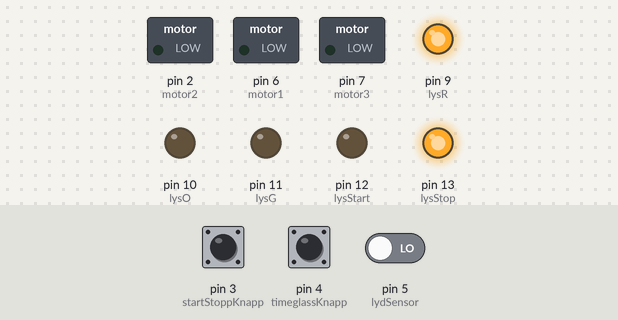
Bench run of a sketch on a simulated Arduino Uno, built with avr-gcc and run on an emulated ATmega328P. Parts: switched loads named in the sketch (green lamp = pin HIGH), output pins drawn as LEDs (lit = HIGH). Dashed ring = blinking. Inputs (shaded band) come from the test bench; at power-on: pin 3 (startStoppKnapp) HIGH, pin 5 (lydSensor) LOW, pin 4 (timeglassKnapp) HIGH.

Above: at 1.2 s.
1.3 s: pin 3 (startStoppKnapp) pulled LOW for 0.15 s
At 2.3 s:
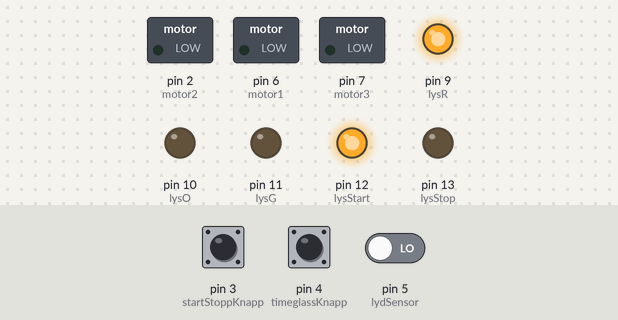
2.9 s: pin 5 (lydSensor) driven HIGH
At 4.85 s:
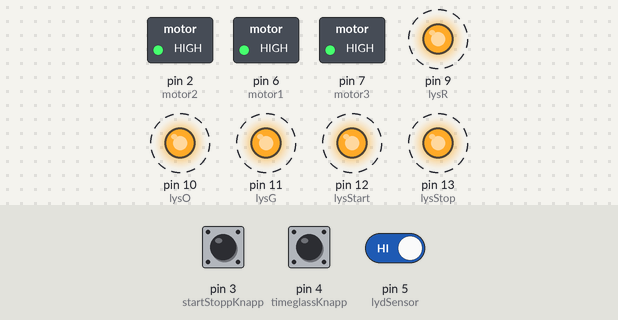
5.9 s: pin 4 (timeglassKnapp) pulled LOW for 1 s
8.9 s: pin 3 (startStoppKnapp) pulled LOW for 1 s
At 10.6 s:
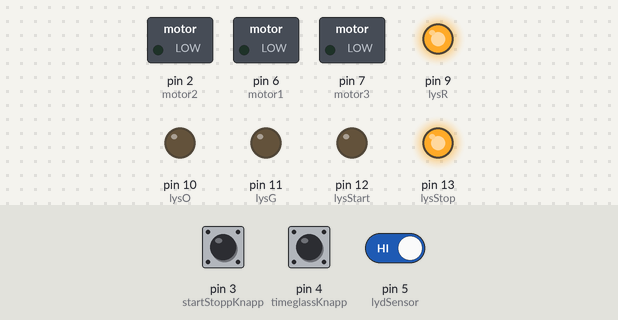
11.9 s: pin 3 (startStoppKnapp) pulled LOW for 3.2 s
At 15.8 s:
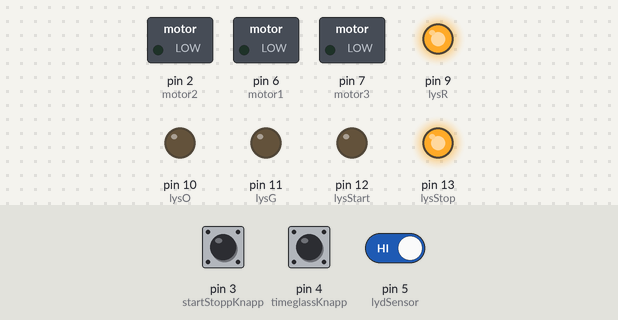
16.6 s: pin 4 (timeglassKnapp) pulled LOW for 3.2 s
At 20.6 s:
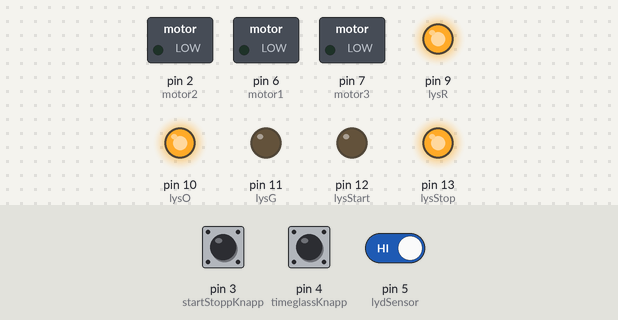
Timing chart, 0 to 22.1 s (numbered marks = the images above; inputs shaded):
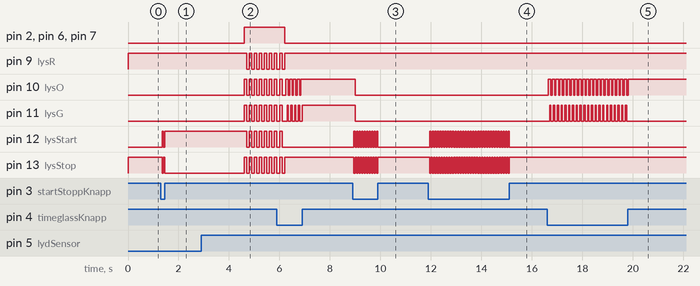

The sketch:

HysjKode.ino
```cpp
  //DEKLARERER ALLE KOMPONENTER SOM VARIABLER TIL PIN

  //LYS
  const int lysStart = 12;
  const int lysStop = 13;
  const int lysG = 11;
  const int lysO = 10;
  const int lysR = 9;

  //VIBRAJONSMOTOROER
  const int motor1 = 6;
  const int motor2 = 2;
  const int motor3 = 7;

  //LYDSENSOR
  const int lydSensor = 5;

  // KNAPPER
  const int startStoppKnapp = 3;
  int startStoppKnappStatus = 0;

  const int timeglassKnapp = 4;
  int timeglassKnappStatus = 0;


  // DEKLARERER OG INITIALISERER VARIABLER


  // Array med motorer
  int motorer[] = {motor1, motor2, motor3};

  // Array med lysdioder
  int lysDioder[] = {lysStart, lysStop, lysG, lysO, lysR};

  //(millis) Variabler
  unsigned long timeglass = 30000; //Timeglass start på 30 sekunder
  unsigned long startTidspunkt = 0;
  unsigned long diff = 0;
  unsigned long lydLaget = 0;

  //Blinking
  unsigned long forrigeBlink = 0;
  const long blinkInterval = 500; // 0.5 sekunder mellom blink
  int blinkStatus = LOW;

  //Boolske verdier
  boolean lydSensorVerdi = 0;
  boolean erIgang = false;


  void setup() {

  //SETTER PIN-MODE
    //lys
    pinMode(lysStop, OUTPUT);
    pinMode(lysStart, OUTPUT);
    pinMode(lysG, OUTPUT);
    pinMode(lysO, OUTPUT);
    pinMode(lysR, OUTPUT);

    //Vibrasjonsmotorer
    pinMode(motor1, OUTPUT);
    pinMode(motor2, OUTPUT);
    pinMode(motor3, OUTPUT);

    //Lydsensor
    pinMode(lydSensor, INPUT);

    //Knapper
    pinMode(startStoppKnapp, INPUT_PULLUP);
    pinMode(timeglassKnapp, INPUT_PULLUP);
  }


  // --------------- HJELPEMETODER ---------------

  void startSpill(){
      //oppdaterer start/stop lys (PÅ)
      digitalWrite(lysStart, HIGH);
      digitalWrite(lysStop, LOW);
  }

  void stoppSpill(){
      //oppdaterer start/stop lys (AV)
      digitalWrite(lysStart, LOW);
      digitalWrite(lysStop, HIGH);
  }


  /*
    Lyd laget
    Metoden lager lys og vibrasjonsmønster for å
    indikere at lydsensor oppfattet en lyd
  */
  void lyd() {
    for (int i = 0; i < 8; i++) {
      //Setter alle motorer HIGH
      for (int motor : motorer) {
        digitalWrite(motor, HIGH);
      }

      //Setter alle lys HIGH
      for (int lys : lysDioder) {
        digitalWrite(lys, HIGH);
      }
      delay(100);

      //Setter alle lys LOW
      for (int lys : lysDioder) {
          digitalWrite(lys, LOW);
        }
        delay(100);
    }

      //Setter alle motorer LOW
    for (int motor : motorer) {
        digitalWrite(motor, LOW);
      }
  }


  /*
    Runden ferdig
    Metoden lager lysmønster for å
    indikere at runden er ferdig (timeglass = 0)
  */
  void rundeFullfoert() {
      int teller = 0;

      for (int lys : lysDioder) {
        digitalWrite(lys, LOW);
      }

      while (teller < 8) {
        for (int lys: lysDioder) {
          digitalWrite(lys, HIGH);

          delay(100);

          digitalWrite(lys, LOW);
      }
      teller ++;
    }
  }


  /*
  Sjekker tid på timeglass og setter riktig lys
  */
void oppdaterTimeglass() {

    // 0 < sekunder igjen < 10 (RØD Blinking)
    //Unngår bruk av delay for å holde LydSensor aktiv
    if (timeglass <= 10000 && timeglass > 0){
      if(millis() - forrigeBlink >= blinkInterval){

        forrigeBlink = millis();

        //Bytter om på LOW/HIGH
        if(blinkStatus == LOW){
            blinkStatus = HIGH;

        } else{
          blinkStatus = LOW;
        }

        digitalWrite(lysR, blinkStatus);
      }
    }

    // 10 < sekunder igjen < 30
    else if (timeglass <= 30000 && timeglass > 10000) {
      digitalWrite(lysG, LOW);
      digitalWrite(lysO, LOW);
      digitalWrite(lysR, HIGH);
    }


    // 30 < sekunder igjen < 35 (ORANGE Blinking)
    else if (timeglass <= 35000){
      if(millis() - forrigeBlink >= blinkInterval){
        forrigeBlink = millis();

        if (blinkStatus == LOW){
            blinkStatus = HIGH;

        } else{
          blinkStatus = LOW;
        }
        digitalWrite(lysO, blinkStatus);
      }
    }


    // 35 < sekunder igjen < 60
    else if (timeglass <= 60000) {
      digitalWrite(lysG, LOW);
      digitalWrite(lysO, HIGH);
      digitalWrite(lysR, HIGH);
    }


    // 60 < sekunder igjen < 65 (GRØNN Blinking)
    else if (timeglass <= 65000){
      if(millis() - forrigeBlink >= blinkInterval){
        forrigeBlink = millis();

        if(blinkStatus == LOW){
            blinkStatus = HIGH;
        } else {
          blinkStatus = LOW;
        }
        digitalWrite(lysG, blinkStatus);
      }
    }


    //  65 < sekunder igjen < 90
    else {
      digitalWrite(lysG, HIGH);
      digitalWrite(lysO, HIGH);
      digitalWrite(lysR, HIGH);
    }
}


  void loop() {

    //Lagrer verdi fra lydlydSensor
    lydSensorVerdi = digitalRead(lydSensor);

    //Lagrer verdi fra startStoppKnapp
    startStoppKnappStatus = digitalRead(startStoppKnapp);

    //Lagrer verdi fra timeglassKnapp
    timeglassKnappStatus = digitalRead(timeglassKnapp);


    // ------------ TIMEGLASS ---------------
        //Oppdaterer timeglass i starten av hver loop
        oppdaterTimeglass();


    //------------- START/STOP ---------------
    if (startStoppKnappStatus == LOW) {
        startTidspunkt = millis(); //Lagrer startTidspunkt
        lydLaget = millis();       //LydLaget settes til millis
        delay(50); //Debunce

        erIgang = !erIgang;       //oppdaterer boolsk verdi

            if(!erIgang){       //Dersom runden avsluttes resettes timeglass
            timeglass = 30000;
            oppdaterTimeglass();
          }
        }


    // ---------------- SPILL I GANG ---------------------------
    if (erIgang) {
        //Lagrer tid gått fra forrige måling i diff
        //Oppdaterer differanse fra sist måling
        //Teller ned timeglass ved å trekke fra diff
        diff = millis() - startTidspunkt;
        startTidspunkt += diff;
        timeglass -= diff;

        //oppdaterer lys
        digitalWrite(lysStart, HIGH);
        digitalWrite(lysStop, LOW);
      }


       //------------ SPILL IKKE I GANG -----------------
    if (!erIgang) {
        //oppdaterer lys
        digitalWrite(lysStart, LOW);
        digitalWrite(lysStop, HIGH);


      //----------- OPPDATERER TIMEGLASS -------------
      // Timeglass kan kun endres når !erIgang
      if (timeglassKnappStatus == LOW) {
          delay(50); //Debounce

          if (timeglass != 90000) {
            timeglass += 30000;

          }else{
           timeglass = 30000;
          }
      }
    }


    // ------------- LYDSENSOR ---------------
      /*
      //lydSensor == inaktiv 3 sekund etter lyd og startTidspunkt
      (unngå loop mellom virasjonsmotor og lydSensor/ evt utslag på lyder fra knappetrykking)
      */
      if (millis() - lydLaget > 3000) {
        if (lydSensorVerdi == HIGH && erIgang) {
          lydLaget = millis(); //Lagrer tiden
          delay(200);
          lyd();
          erIgang= !erIgang;
          timeglass = 30000;
        }
      }


    //------ RUNDE FULLFØRT ----------
       // TID UTE
      if (timeglass <= 0) {
        rundeFullfoert();
        erIgang = false;
        timeglass = 30000;
      }

}
```

Measured:
- after the input at 1.3 s, pin 12 (lysStart): LOW → HIGH after 0.05 s, → LOW 0.05 s later, → HIGH 0.05 s later; pin 13 (lysStop): HIGH → LOW after 0.05 s, → HIGH 0.05 s later, → LOW 0.05 s later
- after the input at 2.9 s, pin 2 (motor2), pin 6 (motor1), pin 7 (motor3): LOW → HIGH after 1.7 s; pin 9 (lysR), pin 12 (lysStart): alternates HIGH for 0.10 s and LOW for 0.10 s, starting after 1.8 s; pin 10 (lysO), pin 11 (lysG), pin 13 (lysStop): alternates HIGH for 0.10 s and LOW for 0.10 s, starting after 1.7 s
- after the input at 8.9 s, pin 10 (lysO), pin 11 (lysG): HIGH → LOW after 0.10 s; pin 12 (lysStart): alternates HIGH for 0.05 s and LOW for 0.05 s, 20 changes in all, then stays LOW, starting after 0.05 s; pin 13 (lysStop): alternates HIGH for 0.05 s and LOW for 0.05 s, 20 changes in all, then stays HIGH, starting after 0.05 s
- after the input at 11.9 s, pin 12 (lysStart): alternates HIGH for 0.05 s and LOW for 0.05 s, 64 changes in all, then stays LOW, starting after 0.05 s; pin 13 (lysStop): alternates HIGH for 0.05 s and LOW for 0.05 s, 64 changes in all, then stays HIGH, starting after 0.05 s
- after the input at 16.6 s, pin 10 (lysO): alternates HIGH for 0.10 s and LOW for 0.05 s, 43 changes in all, then stays HIGH, starting after 0.05 s; pin 11 (lysG): alternates HIGH for 0.05 s and LOW for 0.10 s, 42 changes in all, then stays LOW, starting after 0.10 s
